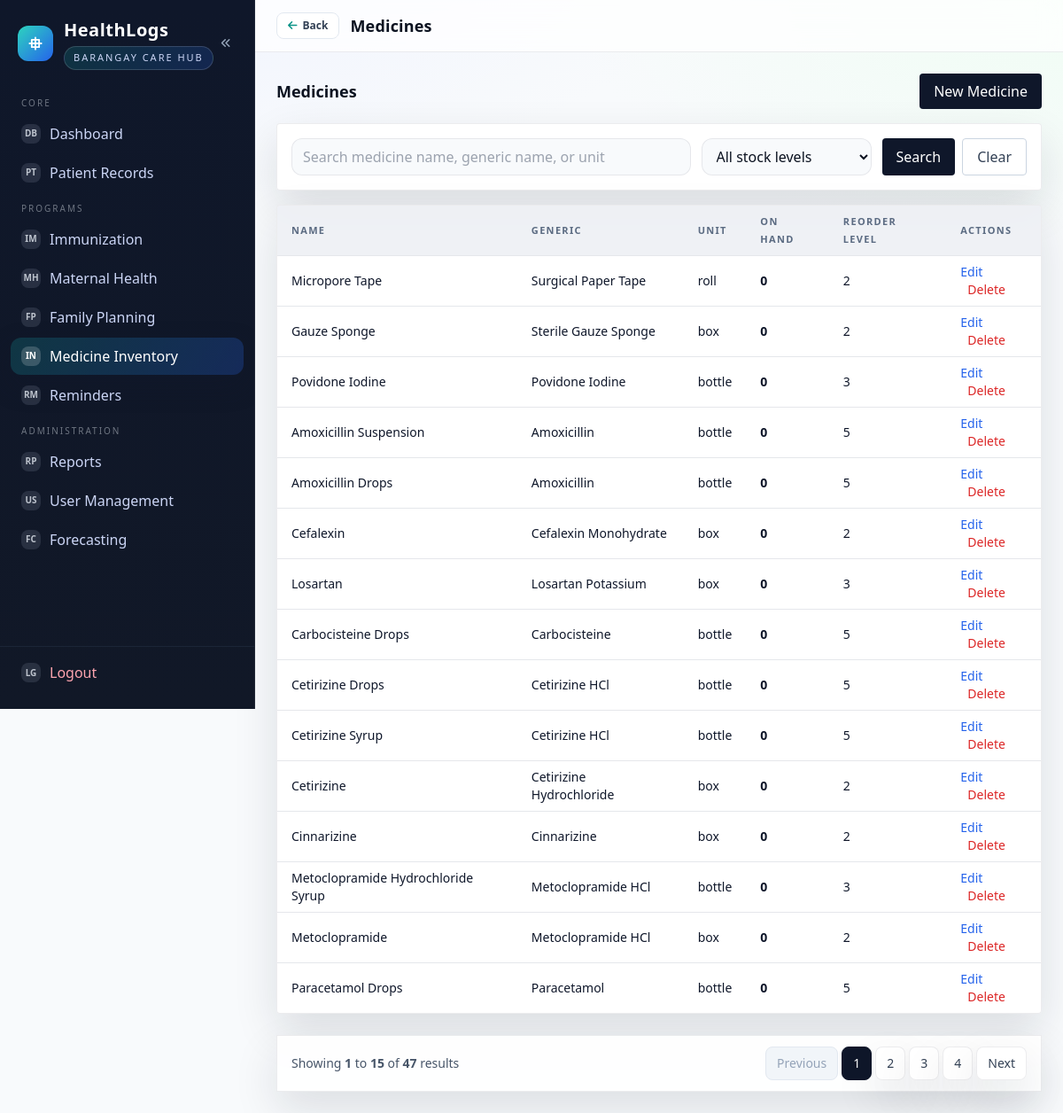
The page /public/inventory/medicines/index.php (signed in) on the database its author committed.
### tables this page shows
CREATE TABLE medicines (
  id BIGINT UNSIGNED AUTO_INCREMENT PRIMARY KEY,
  name VARCHAR(160) NOT NULL,
  generic_name VARCHAR(160) NULL,
  formulation VARCHAR(80) NULL,
  strength VARCHAR(60) NULL,
  unit VARCHAR(30) NOT NULL,
  reorder_level INT UNSIGNED NULL,
  created_at DATETIME NOT NULL DEFAULT CURRENT_TIMESTAMP
);

### app/Core/FlashHelper.php (called while the page is built, shortened)
<?php
if (!function_exists('h')) {
    function h($value): string {
        return htmlspecialchars((string)$value, ENT_QUOTES, 'UTF-8');
    }
}

### public/inventory/medicines/index.php (the view, shortened to what this page needs)
<?php
require __DIR__ . '/../../partials/header.php';
$q = trim($_GET['q'] ?? '');
$where = '';
$params = [];
$havingSql = '';
$countStmt = $pdo->prepare("SELECT COUNT(*) FROM (SELECT m.id, m.reorder_level, COALESCE(SUM(mt.quantity), 0) AS on_hand FROM medicines m LEFT JOIN medicine_transactions mt ON mt.medicine_id = m.id $where GROUP BY m.id$havingSql) filtered_medicines");
$countStmt->execute($params);
$paginator = paginate((int)$countStmt->fetchColumn(), 15);
$stmt = $pdo->prepare("SELECT m.*, COALESCE(SUM(mt.quantity), 0) AS on_hand FROM medicines m LEFT JOIN medicine_transactions mt ON mt.medicine_id = m.id $where GROUP BY m.id$havingSql ORDER BY m.id DESC " . $paginator->getLimitSql());
$stmt->execute($params);
$rows = $stmt->fetchAll();
?>
<div class="flex items-center justify-between">
  <div class="text-lg font-semibold">Medicines</div>
  <button type="button" id="medicineModalOpenNew" data-embed-url="/HealthLogs/public/inventory/medicines/form_embed.php" class="bg-slate-900 text-white px-4 py-2 rounded">New Medicine</button>
</div>
<form method="get" class="mt-4 bg-white rounded shadow p-4 flex flex-col md:flex-row gap-3">
  <input name="q" value="<?= h($q) ?>" class="w-full border rounded px-3 py-2" placeholder="Search medicine name, generic name, or unit" />
  <select name="stock" class="w-full md:w-56 border rounded px-3 py-2">
    <option value="">All stock levels</option>
  </select>
  <div class="flex gap-2"><button class="bg-slate-900 text-white px-4 py-2 rounded" type="submit">Search</button><a class="px-4 py-2 rounded border border-slate-300 text-slate-700" href="/HealthLogs/public/inventory/medicines/index.php">Clear</a></div>
</form>
<div class="mt-4 bg-white rounded shadow overflow-x-auto">
  <table class="min-w-full text-sm">
    <thead class="bg-slate-50 text-slate-600"><tr><th class="text-left px-4 py-2">Name</th><th class="text-left px-4 py-2">Generic</th><th class="text-left px-4 py-2">Unit</th><th class="text-left px-4 py-2">On Hand</th><th class="text-left px-4 py-2">Reorder Level</th><th class="text-left px-4 py-2">Actions</th></tr></thead>
    <tbody>
      <?php if (empty($rows)): ?><tr><td class="px-4 py-4" colspan="6">No medicines found.</td></tr><?php else: ?>
        <?php foreach ($rows as $m): ?>
          <?php $isLowStock = (float)$m['on_hand'] <= (float)($m['reorder_level'] ?? 0); ?>
          <tr class="border-t">
            <td class="px-4 py-2"><?= h($m['name']) ?></td>
            <td class="px-4 py-2"><?= h($m['generic_name']) ?></td>
            <td class="px-4 py-2"><?= h($m['unit']) ?></td>
            <td class="px-4 py-2 <?= $isLowStock ? 'text-red-600 font-semibold' : '' ?>"><?= h($m['on_hand']) ?></td>
            <td class="px-4 py-2"><?= h($m['reorder_level']) ?></td>
            <td class="px-4 py-2"><button type="button" class="medicine-modal-edit text-blue-600" data-embed-url="/HealthLogs/public/inventory/medicines/form_embed.php?id=<?= (int)$m['id'] ?>">Edit</button><form method="post" action="/HealthLogs/public/inventory/medicines/delete.php" class="inline" data-confirm="Delete this medicine?" data-confirm-title="Delete medicine" data-confirm-cta="Yes, delete"><input type="hidden" name="id" value="<?= (int)$m['id'] ?>" /><button class="text-red-600 ml-2">Delete</button></form></td>
          </tr>
        <?php endforeach; ?>
      <?php endif; ?>
    </tbody>
  </table>
</div>
<?= $paginator->render() ?>
<?php require __DIR__ . '/../../partials/footer.php'; ?>

### rows shown on the page
medicines: name "Micropore Tape", generic_name "Surgical Paper Tape", unit "roll", on_hand "0", reorder_level "2"
medicines: name "Gauze Sponge", generic_name "Sterile Gauze Sponge", unit "box", on_hand "0", reorder_level "2"
medicines: name "Povidone Iodine", generic_name "Povidone Iodine", unit "bottle", on_hand "0", reorder_level "3"
medicines: name "Amoxicillin Suspension", generic_name "Amoxicillin", unit "bottle", on_hand "0", reorder_level "5"
medicines: name "Amoxicillin Drops", generic_name "Amoxicillin", unit "bottle", on_hand "0", reorder_level "5"
medicines: name "Cefalexin", generic_name "Cefalexin Monohydrate", unit "box", on_hand "0", reorder_level "2"
medicines: name "Losartan", generic_name "Losartan Potassium", unit "box", on_hand "0", reorder_level "3"
medicines: name "Carbocisteine Drops", generic_name "Carbocisteine", unit "bottle", on_hand "0", reorder_level "5"
medicines: name "Cetirizine Drops", generic_name "Cetirizine HCl", unit "bottle", on_hand "0", reorder_level "5"
medicines: name "Cetirizine Syrup", generic_name "Cetirizine HCl", unit "bottle", on_hand "0", reorder_level "5"
medicines: name "Cetirizine", generic_name "Cetirizine Hydrochloride", unit "box", on_hand "0", reorder_level "2"
medicines: name "Cinnarizine", generic_name "Cinnarizine", unit "box", on_hand "0", reorder_level "2"
medicines: name "Metoclopramide Hydrochloride Syrup", generic_name "Metoclopramide HCl", unit "bottle", on_hand "0", reorder_level "3"
medicines: name "Metoclopramide", generic_name "Metoclopramide HCl", unit "box", on_hand "0", reorder_level "2"
medicines: name "Paracetamol Drops", generic_name "Paracetamol", unit "bottle", on_hand "0", reorder_level "5"

### other values the page prints
$pageTitle "Medicines"
$range['from'] "1"
$range['to'] "15"
$this->totalRecords "47"
$page "1"
$page "2"
$page "3"
$page "4"
